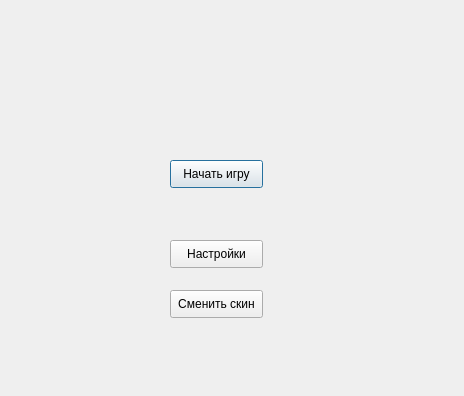
<?xml version="1.0" encoding="UTF-8"?>
<ui version="4.0">
 <class>menu</class>
 <widget class="QDialog" name="menu">
  <property name="geometry">
   <rect>
    <x>0</x>
    <y>0</y>
    <width>464</width>
    <height>396</height>
   </rect>
  </property>
  <property name="windowTitle">
   <string>Dialog</string>
  </property>
  <widget class="QPushButton" name="pushButton">
   <property name="geometry">
    <rect>
     <x>170</x>
     <y>160</y>
     <width>93</width>
     <height>28</height>
    </rect>
   </property>
   <property name="text">
    <string>Начать игру</string>
   </property>
  </widget>
  <widget class="QPushButton" name="pushButton_2">
   <property name="geometry">
    <rect>
     <x>170</x>
     <y>240</y>
     <width>93</width>
     <height>28</height>
    </rect>
   </property>
   <property name="text">
    <string>Настройки</string>
   </property>
  </widget>
  <widget class="QPushButton" name="pushButton_3">
   <property name="geometry">
    <rect>
     <x>170</x>
     <y>290</y>
     <width>93</width>
     <height>28</height>
    </rect>
   </property>
   <property name="text">
    <string>Сменить скин</string>
   </property>
  </widget>
 </widget>
 <resources/>
 <connections/>
</ui>
